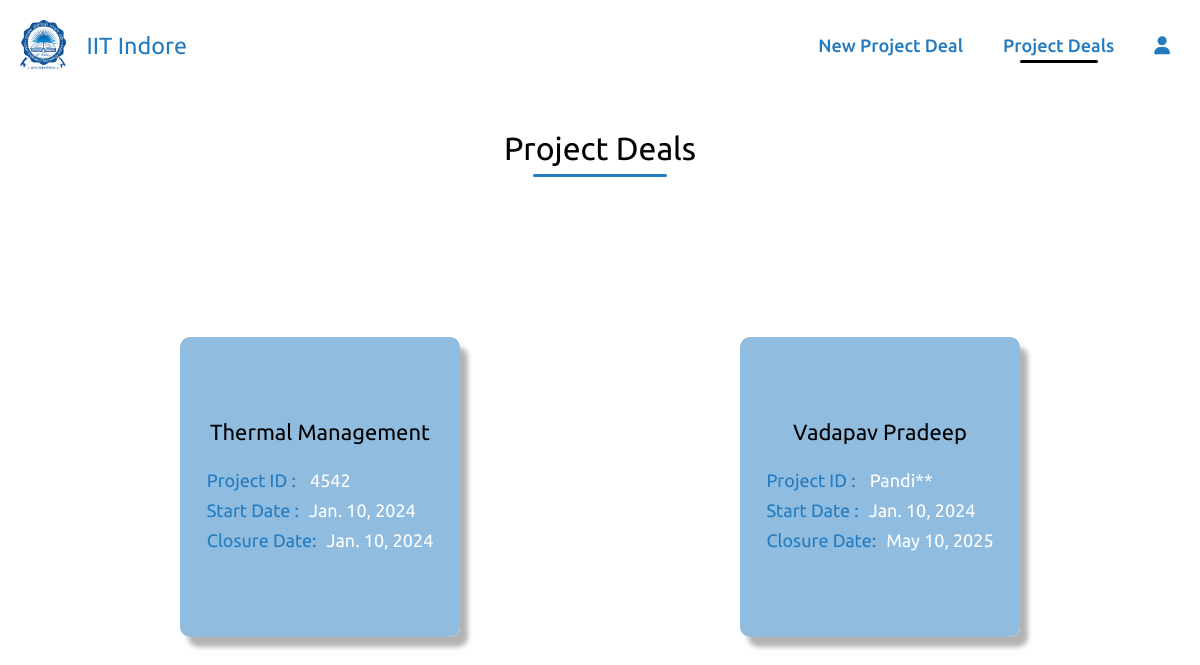
Page /project_list/ on the earlier database version.
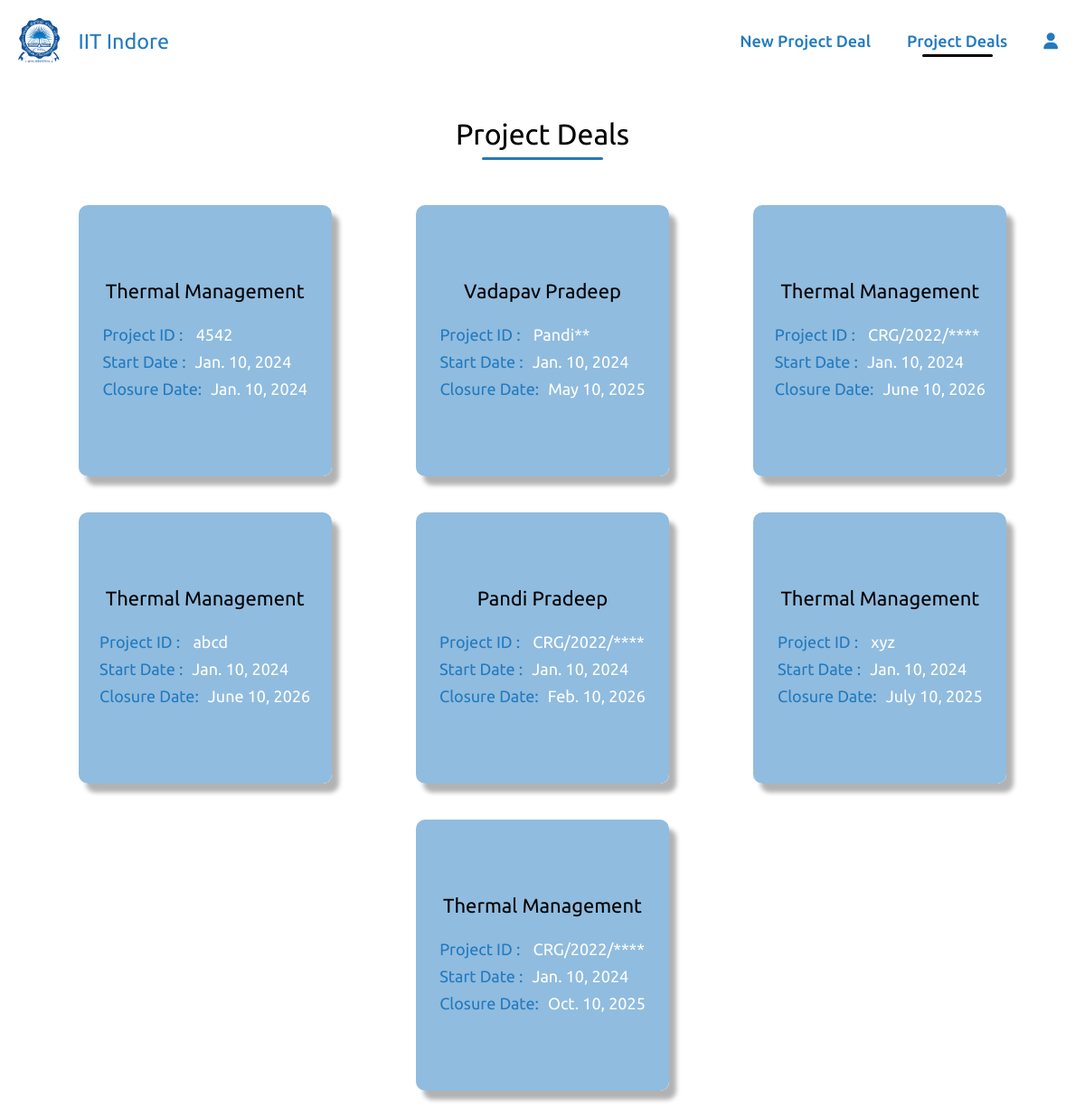
Same page on the later database version.
### home/models.py (models this page shows)
class project_details(models.Model):
    Project_Fellowship_No = models.CharField(max_length=20,null=True,blank=True,default=None)
    Project_file_name = models.CharField(max_length=20,null=True,blank= True)
    PI_of_Project = models.CharField(max_length=20,blank=True,null=True)
    Sanctioned_Date = models.DateField(null=True)
    Project_Start_Date = models.DateField(null=True)
    Project_Closure_Date = models.DateField(null=True)
    Title_of_Project = models.CharField(max_length=50,blank=True,null=True)
    project_duration =models.IntegerField(null=True)
    financial_year_start_index = models.IntegerField(null=True)
    financial_year_end_index = models.IntegerField(null=True)

### home/views.py (the view)
# urls.py: path('project_list/',views.project_list,name='project_list'),
def project_list(request):
    projects = project_details.objects.all()
    context = {'projects': projects}
    return render(request, 'project_list.html', context)

### templates/project_list.html (shortened to what this page needs)
{% load static %}
<!DOCTYPE html>
<html lang="en">
<head>
    <link rel="stylesheet" href="{% static "style.css" %}">
</head>
<body>
    <div class="navbar1">
        <div class="title">
            <a href="{% url "homepage" %}" class="lo">
              <img src="{% static "IITI_Logo.png" %}" class="logo">
              <h3>IIT Indore</h3>
            </a>
        </div>
        <div class="links">
            <ul>
                <li><a href="{% url "index" %}">New Project Deal</a></li>
                <li><a href="{% url "project_list" %}" class="active">Project Deals</a></li>
                <li><a href="{% url "login" %}"><i class="fa-solid fa-user"></i></a></li>
            </ul>
        </div>
    </div>
    <div class="sub_nav">
        <div class="project_list"><h1>Project Deals</h1></div>
    </div>
    <div class="project-container">
        {% for project in projects %}
        <div class="book">
            <div class="buttons">
                <a href="{% url 'fill' project_id=project.id %}">
                    <button class="button">Monthly Sheet</button>
                </a>
                <a href="{% url 'mastersheet' project_id=project.id %}">
                    <button class="button">Mastersheet</button>
                </a>
            </div>            <div class="cover">
                <div class="project-details">
                    <h4 style="text-align:center;">   {{ project.Title_of_Project }}  </h4>
                    <p><span>Project ID  :</span>  {{ project.Project_Fellowship_No }}</p>
                    <p><span>Start Date     :</span>{{ project.Project_Start_Date }}</p>
                    <p><span>Closure Date:</span>{{ project.Project_Closure_Date }}</p>
                </div>
            </div>
           </div>
        {% endfor %}
    </div>
</body>
</html>

Differences in the rows shown:
added project_details: Title_of_Project "Thermal Management", Project_Fellowship_No "CRG/2022/****", Project_Start_Date "Jan. 10, 2024", Project_Closure_Date "June 10, 2026"
added project_details: Title_of_Project "Thermal Management", Project_Fellowship_No "abcd", Project_Start_Date "Jan. 10, 2024", Project_Closure_Date "June 10, 2026"
added project_details: Title_of_Project "Pandi Pradeep", Project_Fellowship_No "CRG/2022/****", Project_Start_Date "Jan. 10, 2024", Project_Closure_Date "Feb. 10, 2026"
added project_details: Title_of_Project "Thermal Management", Project_Fellowship_No "xyz", Project_Start_Date "Jan. 10, 2024", Project_Closure_Date "July 10, 2025"
added project_details: Title_of_Project "Thermal Management", Project_Fellowship_No "CRG/2022/****", Project_Start_Date "Jan. 10, 2024", Project_Closure_Date "Oct. 10, 2025"
